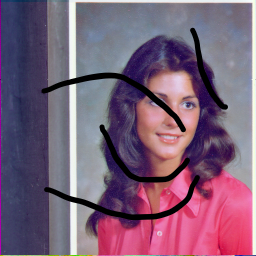
#> input picture Advanced/4.1.04-damaged.tiff, 256 x 256 px, found by its file name
$ python CreatingMask.py
#> lines starting #> are read from the running program, lines starting #| are printed output that depends on the picture; after the words box and inside, x2 and y2 are one past the last pixel; in counts of white or black regions, pixels touching at a corner belong together
import cv2
#import matplotlib.pyplot as plt
import numpy as np

def main():

    imgpath="D:\\CODES\\OpenCV3\\Advanced\\4.1.04-damaged.tiff"
    img=cv2.imread(imgpath, 1)
#> img is the input picture: shape (256, 256, 3); mean B, G, R 119.8, 95.3, 123.4
    img = cv2.cvtColor(img, cv2.COLOR_BGR2GRAY)
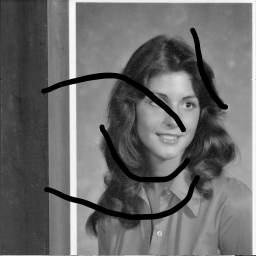
#> img: shape (256, 256); min 0, max 250, mean 106.5

    rows, columns = img.shape
#> rows = 256; columns = 256
    output = np.zeros(img.shape, np.uint8)

    for i in range(rows):
        for j in range(columns):
            if img[i][j] < 5:
                output[i][j] = 255
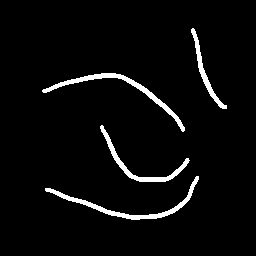
#> output: shape (256, 256); 3.9% white; 4 white regions, box (x1, y1, x2, y2) and area: (45, 176, 199, 220) 793, (42, 73, 185, 132) 781, (100, 125, 190, 182) 589, (191, 28, 227, 109) 419

    outpath="D:\\CODES\\OpenCV3\\Advanced\\4.1.04-mask.tiff"
    cv2.imwrite(outpath, output)
    cv2.waitKey(0)
    cv2.destroyAllWindows()

if __name__ == "__main__":
    main()
